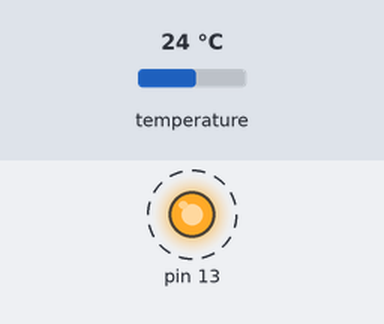
This sketch was run on a simulated Arduino Uno, built with avr-gcc and run on an emulated ATmega328P. Shown: output pins drawn as LEDs (lit = HIGH). Dashed ring = blinking. The inputs (shaded band) are chosen by the test bench; at power-on: temperature 24 °C. What the sketch prints to the serial monitor is not drawn.

Above: at 0.6 s.
Timing chart, 0 to 3.1 s (numbered marks = the images above):
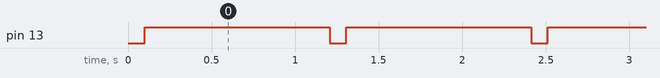

The sketch:

pixelsRead.ino
```cpp
#include <Wire.h>
#include <Adafruit_AMG88xx.h>

Adafruit_AMG88xx amg;

float pixels[AMG88xx_PIXEL_ARRAY_SIZE];

void setup() {
  Serial.begin(9600);
  //Serial.println(F("AMG88xx pixels"));
  pinMode(13, OUTPUT);

  bool status;

  // default settings
  status = amg.begin();
  if (!status) {
    Serial.println("Could not find a valid AMG88xx sensor, check wiring!");
    while (1);
  }

  //Serial.println("-- Pixels Test --");

  //Serial.println();

  delay(100); // let sensor boot up
}


void loop() {
  digitalWrite(13, HIGH);   // turn the LED on (HIGH is the voltage level)
  delay(100);
  //read all the pixels
  amg.readPixels(pixels);
  /*
  Serial.print("[");
  for (int i = 1; i <= AMG88xx_PIXEL_ARRAY_SIZE; i++) {
    Serial.print(pixels[i - 1]);
    Serial.print(", ");
    if ( i % 8 == 0 ) Serial.println();
  }
  Serial.println("]");
  */
  String startBracket = "[";
  String stopBracket = "]";
  String commaSign = ",";
  String joinedString = pixels[27]+commaSign+pixels[28]+commaSign+pixels[35]+commaSign+pixels[36];
  Serial.println(joinedString);
  //Serial.println();

  //delay a second
  delay(1000);
  digitalWrite(13, LOW);    // turn the LED off by making the voltage LOW
  delay(100);              // wait for a second
}
```

Measured:
- by itself, pin 13: alternates HIGH for 1.1 s and LOW for 0.10 s
